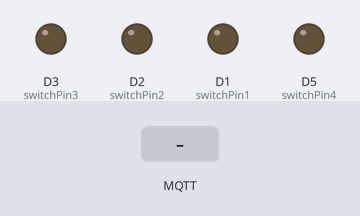
Simulated run of this sketch. Board: ESP8266 (NodeMCU). Parts: output pins drawn as LEDs (lit = HIGH). The test bench sets the inputs (shaded band). WiFi joins after 1.5 s; servers stay silent unless stated; no MQTT or app messages arrive unless stated; what the sketch prints to the serial monitor is not drawn.

Above: at 4.8 s.
4.9 s: MQTT message "1" arrives on the first subscribed topic
At 5.9 s:
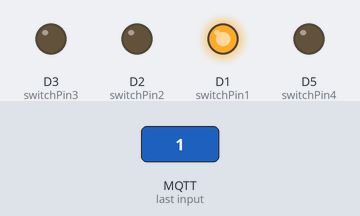
6.4 s: MQTT message "1" arrives on the second subscribed topic
At 7.1 s:
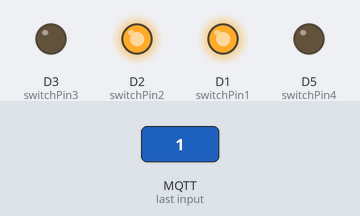
7.9 s: MQTT message "0" arrives on the first subscribed topic
At 8.3 s:
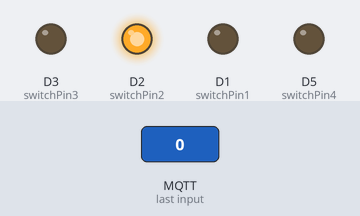
9.4 s: MQTT message "1" arrives on the third subscribed topic
At 10.6 s:
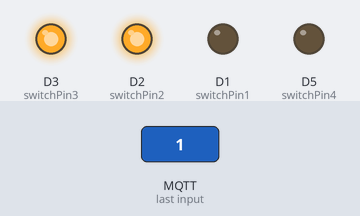
10.9 s: MQTT message "0" arrives on the second subscribed topic
At 11.8 s:
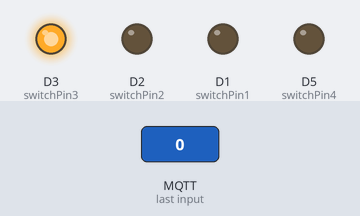
12.4 s: MQTT message "0" arrives on the third subscribed topic
At 13.0 s:
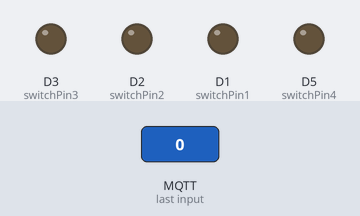
Timing chart, 0 to 14.9 s (numbered marks = the images above; inputs shaded):
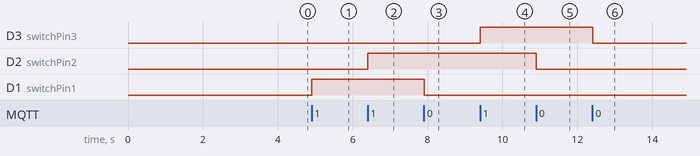

Measured:
- after the input at 4.9 s, D1 (switchPin1): LOW → HIGH at once
- after the input at 6.4 s, D2 (switchPin2): LOW → HIGH at once
- after the input at 7.9 s, D1 (switchPin1): HIGH → LOW at once
- after the input at 9.4 s, D3 (switchPin3): LOW → HIGH at once
- after the input at 10.9 s, D2 (switchPin2): HIGH → LOW at once
- after the input at 12.4 s, D3 (switchPin3): HIGH → LOW at once

The sketch:

HOMEAUTOMATIONV1.1.ino
```cpp
#include <PubSubClient.h>
#include <ESP8266WiFi.h>
//#include <ArduinoOTA.h>


//EDIT THESE LINES TO MATCH YOUR SETUP
#define MQTT_SERVER "192.168.137.247"  //you MQTT IP Address  //broker.mqtt-dashboard.com
const char* ssid = "myhome";
const char* password = "xerophyte@31527a";


const int switchPin1 = D1;
const int switchPin2 = D2;
const int switchPin3 = D3;
const int switchPin4 = D5;


char const* switchTopic1 = "myhouse/MBL/light";    //"/house/switch1/";
char const* switchTopic2 = "myhouse/MBAC/light";     //"/house/switch2/";
char const* switchTopic3 = "myhouse/MBTV/light";     //"/house/switch3/";
char const* switchTopic4 = "myhouse/MBTL/light";     // "/house/switch4/";


WiFiClient wifiClient;

void callback(char* topic, byte* payload, unsigned int length);
PubSubClient client(MQTT_SERVER, 1883, callback, wifiClient);


void callback(char* topic, byte* payload, unsigned int length) {

  //convert topic to string to make it easier to work with
  String topicStr = topic;

  Serial.println("Callback update.");
  Serial.print("Topic: ");
  Serial.println(topicStr);

   if (topicStr == "myhouse/MBL/light")
    {

     //turn the switch on if the payload is '1' and publish to the MQTT server a confirmation message
     if(payload[0] == '1'){
       digitalWrite(switchPin1, HIGH);
       Serial.println("Switch 1 is on");
      // client.publish("/house/switchConfirm1/", "1");
       }

      //turn the switch off if the payload is '0' and publish to the MQTT server a confirmation message
     else if (payload[0] == '0'){
       digitalWrite(switchPin1, LOW);
       Serial.println("Switch 1 is off");
     //  client.publish("/house/switchConfirm1/", "0");
       }
     }

     // EJ: copy and paste this whole else-if block, should you need to control more switches
     else if (topicStr == "myhouse/MBAC/light")
     {
     //turn the switch on if the payload is '1' and publish to the MQTT server a confirmation message
     if(payload[0] == '1'){
       digitalWrite(switchPin2, HIGH);
       Serial.println("Switch 2 is on");
     //  client.publish("/house/switchConfirm2/", "1");
       }

      //turn the switch off if the payload is '0' and publish to the MQTT server a confirmation message
     else if (payload[0] == '0'){
       digitalWrite(switchPin2, LOW);
       Serial.println("Switch 2 is off");
     //  client.publish("/house/switchConfirm2/", "0");
       }
     }
     else if (topicStr == "myhouse/MBTV/light")
     {
     //turn the switch on if the payload is '1' and publish to the MQTT server a confirmation message
     if(payload[0] == '1'){
       digitalWrite(switchPin3, HIGH);
       Serial.println("Switch 3 is on");
      // client.publish("/house/switchConfirm3/", "1");
       }

      //turn the switch off if the payload is '0' and publish to the MQTT server a confirmation message
     else if (payload[0] == '0'){
       digitalWrite(switchPin3, LOW);
       Serial.println("Switch 3 is off");
      // client.publish("/house/switchConfirm3/", "0");
       }
     }
     else if (topicStr == "myhouse/MBTL/light")
     {
     //turn the switch on if the payload is '1' and publish to the MQTT server a confirmation message
     if(payload[0] == '1'){
       digitalWrite(switchPin4, HIGH);
       Serial.println("Switch 4 is on");
      // client.publish("/house/switchConfirm4/", "1");
       }

      //turn the switch off if the payload is '0' and publish to the MQTT server a confirmation message
     else if (payload[0] == '0'){
       digitalWrite(switchPin4, LOW);
       Serial.println("Switch 4 is off");
     //  client.publish("/house/switchConfirm4/", "0");
       }
     }
}

//String macToStr(const uint8_t* mac){

// String result;

//  for (int i = 0; i < 6; ++i) {
 //   result += String(mac[i], 16);

 //   if (i < 5){
  //    result += ':';
  //  }
  //}

 // return result;
//}
void reconnect() {

  //attempt to connect to the wifi if connection is lost
  if(WiFi.status() != WL_CONNECTED){
    //debug printing
    Serial.print("Connecting to ");
    Serial.println(ssid);

    //loop while we wait for connection
    while (WiFi.status() != WL_CONNECTED) {
      delay(500);
      Serial.print(".");
    }

    //print out some more debug once connected
    Serial.println("");
    Serial.println("WiFi connected");
    Serial.println("IP address: ");
    Serial.println(WiFi.localIP());
  }

  //make sure we are connected to WIFI before attemping to reconnect to MQTT
  if(WiFi.status() == WL_CONNECTED){
  // Loop until we're reconnected to the MQTT server
    while (!client.connected()) {
      Serial.print("Attempting MQTT connection...");

      // Generate client name based on MAC address and last 8 bits of microsecond counter
     // String clientName;
     // clientName += "esp8266-";
    //  uint8_t mac[6];
    //  WiFi.macAddress(mac);
     // clientName += macToStr(mac);

      //if connected, subscribe to the topic(s) we want to be notified about
      //EJ: Delete "mqtt_username", and "mqtt_password" here if you are not using any
      if (client.connect("NODEMCU")) {  //EJ: Update accordingly with your MQTT account
        Serial.print("\tMQTT Connected");
        client.subscribe(switchTopic1);
        client.subscribe(switchTopic2);
        client.subscribe(switchTopic3);
        client.subscribe(switchTopic4);
        //EJ: Do not forget to replicate the above line if you will have more than the above number of relay switches
      }

      //otherwise print failed for debugging
     else{Serial.println("\tFailed."); abort();}
    }
  }
}

//generate unique name from MAC addr


void setup() {
  //initialize the switch as an output and set to LOW (off)
  pinMode(switchPin1, OUTPUT); // Relay Switch 1
  digitalWrite(switchPin1, LOW);

  pinMode(switchPin2, OUTPUT); // Relay Switch 2
  digitalWrite(switchPin2, LOW);

  pinMode(switchPin3, OUTPUT); // Relay Switch 3
  digitalWrite(switchPin3, LOW);

  pinMode(switchPin4, OUTPUT); // Relay Switch 4
  digitalWrite(switchPin4, LOW);

  //ArduinoOTA.setHostname("My Arduino WEMO"); // A name given to your ESP8266 module when discovering it as a port in ARDUINO IDE
 // ArduinoOTA.begin(); // OTA initialization

  //start the serial line for debugging
  Serial.begin(115200);
  delay(100);

  //start wifi subsystem
  WiFi.begin(ssid, password);
  //attempt to connect to the WIFI network and then connect to the MQTT server
  reconnect();

  //wait a bit before starting the main loop
      delay(2000);
}


void loop(){

  //reconnect if connection is lost
  if (!client.connected() && WiFi.status() == 3)
  {
      reconnect();
      }

  //maintain MQTT connection
  client.loop();

  //MUST delay to allow ESP8266 WIFI functions to run
  delay(10);
//  ArduinoOTA.handle();
}
```
